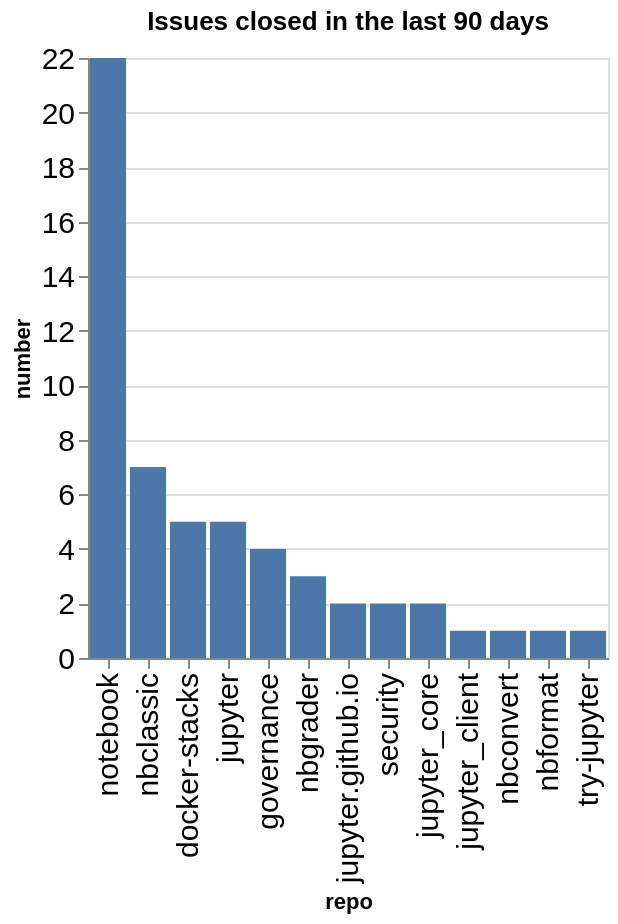

The notebook cell saved with this chart:
### Code cell
closed_counts = closed.groupby(['org', 'repo']).count()['number'].reset_index()
closed_counts['org/repo'] = closed_counts.apply(lambda a: a['org'] + '/' + a['repo'], axis=1)
sorted_vals = closed_counts.sort_values(['number'], ascending=False)['repo'].values
alt.Chart(data=closed_counts, title=f"Issues closed in the last {n_days} days").mark_bar().encode(
    x=alt.X('repo', sort=alt.Sort(sorted_vals.tolist())),
    y='number',
)

### Figure 1 — Vega-Lite specification as saved in the notebook (floating-point values rounded to 4 significant figures)
{"config": {"axisLeft": {"labelFontSize": 15}, "axisBottom": {"labelFontSize": 15}}, "data": {"name": "data-37a3d9c7be5a7c89a143ef6ae514d5be"}, "mark": {"type": "bar"}, "encoding": {"x": {"field": "repo", "sort": ["notebook", "nbclassic", "docker-stacks", "jupyter", "governance", "nbgrader", "jupyter.github.io", "security", "jupyter_core", "jupyter_client", "nbconvert", "nbformat", "try-jupyter"], "type": "nominal"}, "y": {"field": "number", "type": "quantitative"}}, "title": "Issues closed in the last 90 days", "$schema": "https://vega.github.io/schema/vega-lite/v5.20.1.json", "datasets": {"data-37a3d9c7be5a7c89a143ef6ae514d5be": [{"org": "jupyter", "repo": "docker-stacks", "number": 5, "org/repo": "jupyter/docker-stacks"}, {"org": "jupyter", "repo": "governance", "number": 4, "org/repo": "jupyter/governance"}, {"org": "jupyter", "repo": "jupyter", "number": 5, "org/repo": "jupyter/jupyter"}, {"org": "jupyter", "repo": "jupyter.github.io", "number": 2, "org/repo": "jupyter/jupyter.github.io"}, {"org": "jupyter", "repo": "jupyter_client", "number": 1, "org/repo": "jupyter/jupyter_client"}, {"org": "jupyter", "repo": "jupyter_core", "number": 2, "org/repo": "jupyter/jupyter_core"}, {"org": "jupyter", "repo": "nbclassic", "number": 7, "org/repo": "jupyter/nbclassic"}, {"org": "jupyter", "repo": "nbconvert", "number": 1, "org/repo": "jupyter/nbconvert"}, {"org": "jupyter", "repo": "nbformat", "number": 1, "org/repo": "jupyter/nbformat"}, {"org": "jupyter", "repo": "nbgrader", "number": 3, "org/repo": "jupyter/nbgrader"}, {"org": "jupyter", "repo": "notebook", "number": 22, "org/repo": "jupyter/notebook"}, {"org": "jupyter", "repo": "security", "number": 2, "org/repo": "jupyter/security"}, {"org": "jupyter", "repo": "try-jupyter", "number": 1, "org/repo": "jupyter/try-jupyter"}]}}
